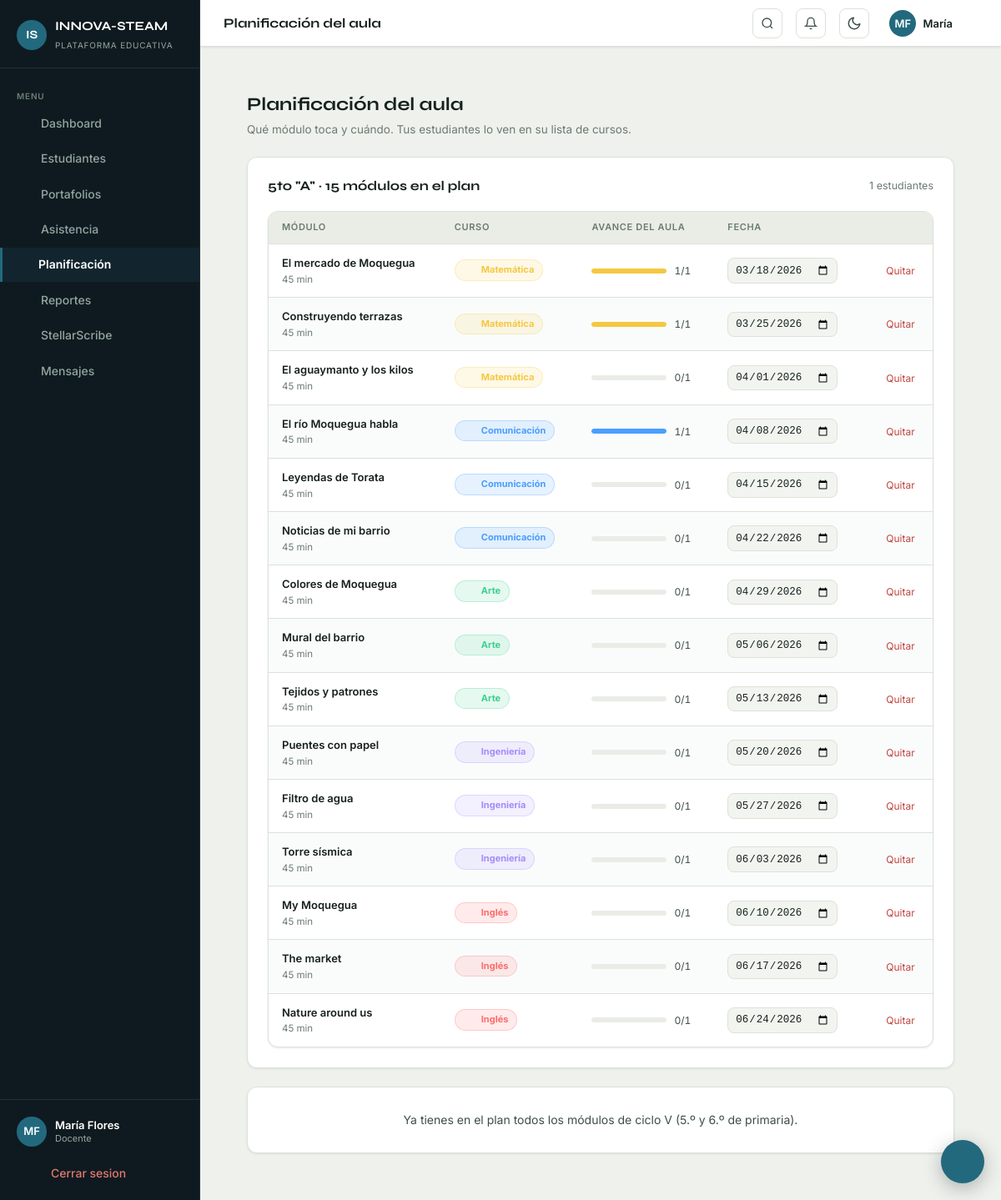
Page /docente/planificacion.php (signed in) on the committed database.
### tables this page shows
CREATE TABLE aulas (
  id            INT UNSIGNED AUTO_INCREMENT PRIMARY KEY,
  colegio_id    INT UNSIGNED NOT NULL,
  grado         ENUM('5to','6to') NOT NULL,
  seccion       VARCHAR(10)  NOT NULL,
  anio_escolar  YEAR         NOT NULL,
  docente_id    INT UNSIGNED,
  CONSTRAINT fk_aulas_colegio  FOREIGN KEY (colegio_id) REFERENCES colegios(id)  ON DELETE CASCADE,
  CONSTRAINT fk_aulas_docente  FOREIGN KEY (docente_id) REFERENCES usuarios(id)  ON DELETE SET NULL
);

CREATE TABLE aula_modulos (
  aula_id           INT UNSIGNED NOT NULL,
  modulo_id         INT UNSIGNED NOT NULL,
  fecha_planificada DATE,
  asignado_por      INT UNSIGNED,
  PRIMARY KEY (aula_id, modulo_id),
  CONSTRAINT fk_am_aula         FOREIGN KEY (aula_id)      REFERENCES aulas(id)    ON DELETE CASCADE,
  CONSTRAINT fk_am_modulo       FOREIGN KEY (modulo_id)    REFERENCES modulos(id)  ON DELETE CASCADE,
  CONSTRAINT fk_am_asignado_por FOREIGN KEY (asignado_por) REFERENCES usuarios(id) ON DELETE SET NULL
);

CREATE TABLE modulos (
  id                  INT UNSIGNED AUTO_INCREMENT PRIMARY KEY,
  curso_id            INT UNSIGNED NOT NULL,
  titulo              VARCHAR(200) NOT NULL,
  descripcion         TEXT,
  grado_ciclo         ENUM('ciclo_v','ambos') NOT NULL DEFAULT 'ciclo_v',
  minutos_estimados   INT          NOT NULL DEFAULT 45,
  orden               INT          NOT NULL DEFAULT 0,
  activo              TINYINT(1)   NOT NULL DEFAULT 1,
  created_at          TIMESTAMP    NOT NULL DEFAULT CURRENT_TIMESTAMP,
  CONSTRAINT fk_modulos_curso FOREIGN KEY (curso_id) REFERENCES cursos(id) ON DELETE CASCADE
);

CREATE TABLE cursos (
  id                  INT UNSIGNED AUTO_INCREMENT PRIMARY KEY,
  nombre              VARCHAR(100) NOT NULL,
  slug                VARCHAR(80)  NOT NULL UNIQUE,
  color_hex           VARCHAR(10),
  icono               VARCHAR(30),
  descripcion         TEXT,
  competencias_cneb   TEXT,
  activo              TINYINT(1)   NOT NULL DEFAULT 1
);

### includes/config.php (called while the page is built, shortened)
<?php
function getDB(): PDO
{
    static $pdo = null;
    if ($pdo === null) {
        try {
            $pdo = new PDO(
                'mysql:host=' . DB_HOST . ';dbname=' . DB_NAME . ';charset=utf8mb4',
                DB_USER,
                DB_PASS,
                [
                    PDO::ATTR_ERRMODE            => PDO::ERRMODE_EXCEPTION,
                    PDO::ATTR_DEFAULT_FETCH_MODE => PDO::FETCH_ASSOC,
                    PDO::ATTR_EMULATE_PREPARES   => false,
                ]
            );
        } catch (PDOException $e) {
            die('<div style="font-family:monospace;padding:20px;background:#1a0000;color:#ff6b6b;border:1px solid #ff6b6b;border-radius:8px;margin:20px">
                <strong>Error de base de datos:</strong><br>' . htmlspecialchars($e->getMessage()) . '
                <p style="color:#94a3b8;font-size:12px">Verifica que XAMPP esté corriendo y que la base de datos <code>innovasteam</code> exista.</p>
            </div>');
        }
    }
    return $pdo;
}
function currentUserId(): int
{
    return (int)($_SESSION['user_id'] ?? 0);
}
function sanitize(string $val): string
{
    return htmlspecialchars(trim($val), ENT_QUOTES, 'UTF-8');
}

### docente/planificacion.php (the view, shortened to what this page needs)
<?php
require_once __DIR__ . '/../includes/config.php';
require_once __DIR__ . '/../includes/functions.php';
$pdo      = getDB();
$docente  = currentUserId();
$aulas    = getAulasByDocente($docente);
$aulaId   = (int)($_GET['aula_id'] ?? 0);
if (!$aulaId && $aulas) $aulaId = (int)$aulas[0]['id'];
$aula = null;
foreach ($aulas as $a) {
    if ((int)$a['id'] === $aulaId) { $aula = $a; break; }
}
$plan = [];
if ($aulaId) {
    $st = $pdo->prepare(
        'SELECT am.modulo_id, am.fecha_planificada,
                m.titulo, m.minutos_estimados,
                c.nombre AS curso, c.color_hex, c.icono,
                COUNT(DISTINCT CASE WHEN pe.completado = 1 THEN pe.estudiante_id END) AS completados
           FROM aula_modulos am
           JOIN modulos m ON m.id = am.modulo_id
           JOIN cursos  c ON c.id = m.curso_id
      LEFT JOIN estudiante_aula ea ON ea.aula_id = am.aula_id
      LEFT JOIN progreso_estudiante pe
                 ON pe.modulo_id = am.modulo_id AND pe.estudiante_id = ea.estudiante_id
          WHERE am.aula_id = ?
       GROUP BY am.modulo_id, am.fecha_planificada, m.titulo, m.minutos_estimados,
                c.nombre, c.color_hex, c.icono
       ORDER BY am.fecha_planificada IS NULL, am.fecha_planificada, c.id'
    );
    $st->execute([$aulaId]);
    $plan = $st->fetchAll();
}
$totalEst = 0;
if ($aulaId) {
    $st = $pdo->prepare('SELECT COUNT(*) FROM estudiante_aula WHERE aula_id = ?');
    $st->execute([$aulaId]);
    $totalEst = (int)$st->fetchColumn();
}
$yaEnPlan   = array_map('intval', array_column($plan, 'modulo_id'));
$disponibles = [];
if ($aulaId) {
    $ciclo = cicloDeAula($aula);
    $st = $pdo->prepare(
        "SELECT m.id, m.titulo, m.minutos_estimados, m.orden,
                c.id AS curso_id, c.nombre AS curso, c.color_hex, c.icono
           FROM modulos m JOIN cursos c ON c.id = m.curso_id
          WHERE m.activo = 1 AND m.grado_ciclo IN (?, 'ambos')
       ORDER BY c.id, m.orden"
    );
    $st->execute([$ciclo]);
    foreach ($st->fetchAll() as $m) {
        if (in_array((int)$m['id'], $yaEnPlan, true)) continue;
        $disponibles[$m['curso']][] = $m;
    }
}
require_once __DIR__ . '/../includes/header.php';
$etq = 'display:block;font-size:12px;color:var(--text-secondary);margin-bottom:6px;text-transform:uppercase;letter-spacing:.05em';
$cmp = 'background:var(--bg-elevated);border:1px solid var(--bg-border);color:var(--text-primary);border-radius:8px;padding:9px 11px;font-size:13px';
?>
<div class="page-content">
  <div style="display:flex;align-items:flex-end;justify-content:space-between;gap:16px;flex-wrap:wrap;margin-bottom:22px">
    <div>
      <h1 style="font-family:'Syne',sans-serif;font-size:22px;font-weight:700;color:var(--text-primary);margin-bottom:4px">Planificación del aula</h1>
      <p style="color:var(--text-muted);font-size:13.5px">
        Qué módulo toca y cuándo. Tus estudiantes lo ven en su lista de cursos.
      </p>
    </div>
  </div>
  <?php if (!$aulaId): ?>
    <div class="empty-state">
      <div class="empty-icon"><i data-lucide="calendar" style="width:40px;height:40px;opacity:.4"></i></div>
      <p class="empty-state-title">Todavía no tienes aulas</p>
      <p class="empty-state-desc">Cuando la dirección del colegio te asigne un aula, podrás planificarla aquí.</p>
    </div>
  <?php else: ?>
  <div class="card" style="margin-bottom:22px">
    <div class="card-header">
      <h2 class="card-title"><?= sanitize(aulaLabel($aula)) ?> · <?= count($plan) ?> módulos en el plan</h2>
      <span style="font-size:12.5px;color:var(--text-muted)"><?= $totalEst ?> estudiantes</span>
    </div>
    <?php if (!$plan): ?>
      <div style="padding:32px;text-align:center;color:var(--text-secondary);font-size:14px">
        El aula no tiene plan todavía. Marca abajo los módulos del trimestre.
      </div>
    <?php else: ?>
    <div class="table-wrapper">
      <table>
        <thead>
          <tr><th>Módulo</th><th>Curso</th><th>Avance del aula</th><th style="width:190px">Fecha</th><th></th></tr>
        </thead>
        <tbody>
          <?php foreach ($plan as $p):
            $comp = (int)$p['completados'];
            $pct  = $totalEst > 0 ? (int)round($comp / $totalEst * 100) : 0;
          ?>
          <tr>
            <td style="font-weight:600">
              <?= sanitize($p['titulo']) ?>
              <div style="font-size:11.5px;color:var(--text-muted);font-weight:400"><?= (int)$p['minutos_estimados'] ?> min</div>
            </td>
            <td>
              <span class="chip-curso" style="background:<?= sanitize($p['color_hex']) ?>22;color:<?= sanitize($p['color_hex']) ?>;border:1px solid <?= sanitize($p['color_hex']) ?>44">
                <?= iconoCurso($p['icono']) ?> <?= sanitize($p['curso']) ?>
              </span>
            </td>
            <td>
              <div style="display:flex;align-items:center;gap:9px">
                <div class="progress-track" style="width:90px">
                  <div class="progress-fill" style="width:<?= $pct ?>%;background:<?= sanitize($p['color_hex']) ?>"></div>
                </div>
                <span style="font-size:12px;color:var(--text-secondary);font-variant-numeric:tabular-nums"><?= $comp ?>/<?= $totalEst ?></span>
              </div>
            </td>
            <td>
              <form method="POST" data-no-loading style="display:flex;gap:6px;align-items:center">
                <input id="f<?= (int)$p['modulo_id'] ?>" type="date" name="fecha_planificada"
                       value="<?= sanitize((string)($p['fecha_planificada'] ?? '')) ?>"
                       style="<?= $cmp ?>;padding:6px 8px;font-size:12.5px">
                <button type="submit" style="background:none;border:none;padding:4px;cursor:pointer;color:var(--accent)" title="Guardar la fecha" aria-label="Guardar la fecha">
                </button>
              </form>
            </td>
            <td>
              <form method="POST" data-no-loading style="display:inline"
                    onsubmit="return confirm('¿Quitar «<?= sanitize($p['titulo']) ?>» del plan?')">
                <button type="submit" style="background:none;border:none;padding:0;cursor:pointer;color:var(--danger);font-size:12px;font-family:inherit">Quitar</button>
              </form>
            </td>
          </tr>
          <?php endforeach; ?>
        </tbody>
      </table>
    </div>
    <?php endif; ?>
  </div>
  <?php if ($disponibles): ?>
  <form method="POST" class="card">
    <?= csrfField() ?>
    <input type="hidden" name="accion"  value="planificar">
    <input type="hidden" name="aula_id" value="<?= (int)$aulaId ?>">
    <div class="card-header">
      <h2 class="card-title">Añadir al plan</h2>
      <span style="font-size:12.5px;color:var(--text-muted)">
        Solo los módulos de <?= sanitize(cicloEtiqueta(cicloDeAula($aula))) ?>
      </span>
    </div>
    <div style="padding:18px">
      <div style="display:flex;gap:18px;flex-wrap:wrap;align-items:flex-end;margin-bottom:20px;padding-bottom:18px;border-bottom:1px solid var(--bg-border)">
        <div>
          <label for="fecha_inicio" style="<?= $etq ?>">Empezar el</label>
          <input id="fecha_inicio" type="date" name="fecha_inicio" value="<?= date('Y-m-d') ?>" style="<?= $cmp ?>">
        </div>
        <div>
          <label for="cadencia" style="<?= $etq ?>">Y luego</label>
          <select id="cadencia" name="cadencia" style="<?= $cmp ?>">
            <option value="7">uno por semana</option>
            <option value="14">uno cada dos semanas</option>
            <option value="3">dos por semana</option>
            <option value="0">sin fechas, solo al plan</option>
          </select>
        </div>
        <button type="submit" class="btn-primary" style="padding:10px 18px;font-size:13px">Añadir los marcados</button>
      </div>
      <?php foreach ($disponibles as $curso => $modulos):
        $color = $modulos[0]['color_hex'];
      ?>
      <div style="margin-bottom:18px">
        <div style="display:flex;align-items:center;gap:8px;margin-bottom:9px">
          <span class="chip-curso" style="background:<?= sanitize($color) ?>22;color:<?= sanitize($color) ?>;border:1px solid <?= sanitize($color) ?>44">
            <?= iconoCurso($modulos[0]['icono']) ?> <?= sanitize($curso) ?>
          </span>
        </div>
        <div style="display:grid;grid-template-columns:repeat(auto-fill,minmax(250px,1fr));gap:8px">
          <?php foreach ($modulos as $m): ?>
          <label style="display:flex;align-items:flex-start;gap:9px;padding:10px 12px;border:1px solid var(--bg-border);border-radius:10px;cursor:pointer;font-size:13px;background:var(--bg-card)">
            <input type="checkbox" name="modulos[]" value="<?= (int)$m['id'] ?>" style="margin-top:2px;flex-shrink:0">
            <span>
              <span style="font-weight:600;color:var(--text-primary)"><?= sanitize($m['titulo']) ?></span>
              <span style="display:block;font-size:11.5px;color:var(--text-muted)"><?= (int)$m['minutos_estimados'] ?> min</span>
            </span>
          </label>
          <?php endforeach; ?>
        </div>
      </div>
      <?php endforeach; ?>
    </div>
  </form>
  <?php else: ?>
  <div class="card" style="padding:28px;text-align:center;color:var(--text-secondary);font-size:14px">
    Ya tienes en el plan todos los módulos de <?= sanitize(cicloEtiqueta(cicloDeAula($aula))) ?>.
  </div>
  <?php endif; ?>
  <?php endif; ?>
</div>
<?php require_once __DIR__ . '/../includes/footer.php'; ?>

### rows in the picture
aulas: aulaLabel($aula) "5to \"A\""
aula_modulos: modulo.titulo "El mercado de Moquegua", modulo.minutos_estimados "45", cursos.nombre "Matemática", comp "1", totalEst "1", fecha_planificada "03/18/2026"
aula_modulos: modulo.titulo "Construyendo terrazas", modulo.minutos_estimados "45", cursos.nombre "Matemática", comp "1", totalEst "1", fecha_planificada "03/25/2026"
aula_modulos: modulo.titulo "El aguaymanto y los kilos", modulo.minutos_estimados "45", cursos.nombre "Matemática", comp "0", totalEst "1", fecha_planificada "04/01/2026"
aula_modulos: modulo.titulo "El río Moquegua habla", modulo.minutos_estimados "45", cursos.nombre "Comunicación", comp "1", totalEst "1", fecha_planificada "04/08/2026"
aula_modulos: modulo.titulo "Leyendas de Torata", modulo.minutos_estimados "45", cursos.nombre "Comunicación", comp "0", totalEst "1", fecha_planificada "04/15/2026"
aula_modulos: modulo.titulo "Noticias de mi barrio", modulo.minutos_estimados "45", cursos.nombre "Comunicación", comp "0", totalEst "1", fecha_planificada "04/22/2026"
aula_modulos: modulo.titulo "Colores de Moquegua", modulo.minutos_estimados "45", cursos.nombre "Arte", comp "0", totalEst "1", fecha_planificada "04/29/2026"
aula_modulos: modulo.titulo "Mural del barrio", modulo.minutos_estimados "45", cursos.nombre "Arte", comp "0", totalEst "1", fecha_planificada "05/06/2026"
aula_modulos: modulo.titulo "Tejidos y patrones", modulo.minutos_estimados "45", cursos.nombre "Arte", comp "0", totalEst "1", fecha_planificada "05/13/2026"
aula_modulos: modulo.titulo "Puentes con papel", modulo.minutos_estimados "45", cursos.nombre "Ingeniería", comp "0", totalEst "1", fecha_planificada "05/20/2026"
aula_modulos: modulo.titulo "Filtro de agua", modulo.minutos_estimados "45", cursos.nombre "Ingeniería", comp "0", totalEst "1", fecha_planificada "05/27/2026"
aula_modulos: modulo.titulo "Torre sísmica", modulo.minutos_estimados "45", cursos.nombre "Ingeniería", comp "0", totalEst "1", fecha_planificada "06/03/2026"
aula_modulos: modulo.titulo "My Moquegua", modulo.minutos_estimados "45", cursos.nombre "Inglés", comp "0", totalEst "1", fecha_planificada "06/10/2026"
aula_modulos: modulo.titulo "The market", modulo.minutos_estimados "45", cursos.nombre "Inglés", comp "0", totalEst "1", fecha_planificada "06/17/2026"
aula_modulos: modulo.titulo "Nature around us", modulo.minutos_estimados "45", cursos.nombre "Inglés", comp "0", totalEst "1", fecha_planificada "06/24/2026"

### other values in the picture
$item['label'] "Dashboard"
$item['label'] "Estudiantes"
$item['label'] "Portafolios"
$item['label'] "Asistencia"
$item['label'] "Planificación"
$item['label'] "Reportes"
$item['label'] "StellarScribe"
$item['label'] "Mensajes"
$initials "MF"
$rolLabel "Docente"
$pageTitle "Planificación del aula"
$user['nombre'] "María"
count($plan) "15"
$totalEst "1"
cicloEtiqueta(cicloDeAula($aula)) "ciclo V (5.º y 6.º de primaria)"
